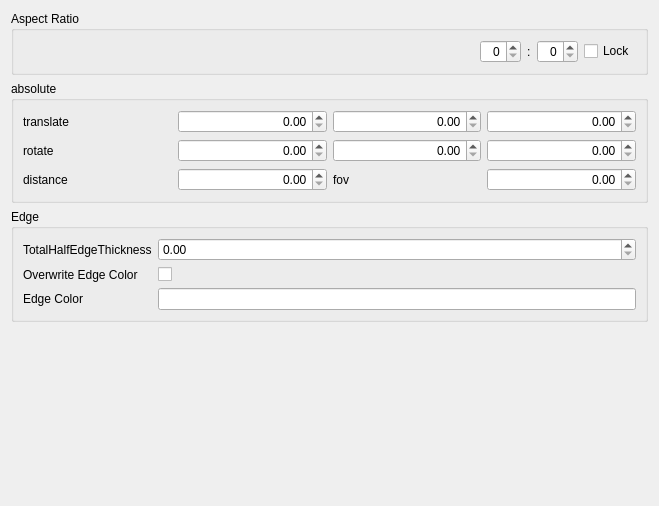
<?xml version="1.0" encoding="UTF-8"?>
<ui version="4.0">
 <class>ViewportControlWidget</class>
 <widget class="QWidget" name="ViewportControlWidget">
  <property name="geometry">
   <rect>
    <x>0</x>
    <y>0</y>
    <width>659</width>
    <height>506</height>
   </rect>
  </property>
  <property name="sizePolicy">
   <sizepolicy hsizetype="Expanding" vsizetype="Expanding">
    <horstretch>0</horstretch>
    <verstretch>0</verstretch>
   </sizepolicy>
  </property>
  <property name="windowTitle">
   <string>ViewportControlWidget</string>
  </property>
  <layout class="QGridLayout" name="gridLayout">
   <item row="2" column="1">
    <widget class="QGroupBox" name="groupBoxAbsoluteCamera">
     <property name="title">
      <string>absolute</string>
     </property>
     <layout class="QGridLayout" name="gridLayout_3">
      <item row="0" column="2">
       <widget class="QDoubleSpinBox" name="doubleSpinBox_ty">
        <property name="alignment">
         <set>Qt::AlignRight|Qt::AlignTrailing|Qt::AlignVCenter</set>
        </property>
       </widget>
      </item>
      <item row="3" column="0">
       <widget class="QLabel" name="label_6">
        <property name="text">
         <string>distance</string>
        </property>
       </widget>
      </item>
      <item row="0" column="3">
       <widget class="QDoubleSpinBox" name="doubleSpinBox_tz">
        <property name="alignment">
         <set>Qt::AlignRight|Qt::AlignTrailing|Qt::AlignVCenter</set>
        </property>
       </widget>
      </item>
      <item row="0" column="0">
       <widget class="QLabel" name="label_4">
        <property name="text">
         <string>translate</string>
        </property>
       </widget>
      </item>
      <item row="2" column="0">
       <widget class="QLabel" name="label_5">
        <property name="text">
         <string>rotate</string>
        </property>
       </widget>
      </item>
      <item row="0" column="1">
       <widget class="QDoubleSpinBox" name="doubleSpinBox_tx">
        <property name="alignment">
         <set>Qt::AlignRight|Qt::AlignTrailing|Qt::AlignVCenter</set>
        </property>
       </widget>
      </item>
      <item row="2" column="1">
       <widget class="QDoubleSpinBox" name="doubleSpinBox_rx">
        <property name="alignment">
         <set>Qt::AlignRight|Qt::AlignTrailing|Qt::AlignVCenter</set>
        </property>
       </widget>
      </item>
      <item row="2" column="2">
       <widget class="QDoubleSpinBox" name="doubleSpinBox_ry">
        <property name="alignment">
         <set>Qt::AlignRight|Qt::AlignTrailing|Qt::AlignVCenter</set>
        </property>
       </widget>
      </item>
      <item row="2" column="3">
       <widget class="QDoubleSpinBox" name="doubleSpinBox_rz">
        <property name="alignment">
         <set>Qt::AlignRight|Qt::AlignTrailing|Qt::AlignVCenter</set>
        </property>
       </widget>
      </item>
      <item row="3" column="1">
       <widget class="QDoubleSpinBox" name="doubleSpinBox_d">
        <property name="alignment">
         <set>Qt::AlignRight|Qt::AlignTrailing|Qt::AlignVCenter</set>
        </property>
       </widget>
      </item>
      <item row="3" column="2">
       <widget class="QLabel" name="label_7">
        <property name="text">
         <string>fov</string>
        </property>
       </widget>
      </item>
      <item row="3" column="3">
       <widget class="QDoubleSpinBox" name="doubleSpinBox_fov">
        <property name="alignment">
         <set>Qt::AlignRight|Qt::AlignTrailing|Qt::AlignVCenter</set>
        </property>
       </widget>
      </item>
     </layout>
    </widget>
   </item>
   <item row="4" column="1">
    <spacer name="verticalSpacer">
     <property name="orientation">
      <enum>Qt::Vertical</enum>
     </property>
     <property name="sizeHint" stdset="0">
      <size>
       <width>20</width>
       <height>40</height>
      </size>
     </property>
    </spacer>
   </item>
   <item row="0" column="1">
    <widget class="QGroupBox" name="GroupBoxSize">
     <property name="title">
      <string>Aspect Ratio</string>
     </property>
     <layout class="QGridLayout" name="gridLayout_2">
      <item row="4" column="3">
       <widget class="QLabel" name="label_8">
        <property name="text">
         <string>:</string>
        </property>
       </widget>
      </item>
      <item row="4" column="2">
       <widget class="QSpinBox" name="spinBoxWidth">
        <property name="alignment">
         <set>Qt::AlignRight|Qt::AlignTrailing|Qt::AlignVCenter</set>
        </property>
       </widget>
      </item>
      <item row="4" column="0">
       <spacer name="horizontalSpacer">
        <property name="orientation">
         <enum>Qt::Horizontal</enum>
        </property>
        <property name="sizeHint" stdset="0">
         <size>
          <width>40</width>
          <height>20</height>
         </size>
        </property>
       </spacer>
      </item>
      <item row="4" column="4">
       <widget class="QSpinBox" name="spinBoxHeight">
        <property name="alignment">
         <set>Qt::AlignRight|Qt::AlignTrailing|Qt::AlignVCenter</set>
        </property>
       </widget>
      </item>
      <item row="4" column="5">
       <widget class="QCheckBox" name="checkBoxAspecRatioLock">
        <property name="text">
         <string>Lock</string>
        </property>
       </widget>
      </item>
     </layout>
    </widget>
   </item>
   <item row="3" column="1">
    <widget class="QGroupBox" name="groupBoxEdge">
     <property name="title">
      <string>Edge</string>
     </property>
     <layout class="QFormLayout" name="formLayout">
      <item row="1" column="0">
       <widget class="QLabel" name="label_edge">
        <property name="text">
         <string>TotalHalfEdgeThickness</string>
        </property>
       </widget>
      </item>
      <item row="1" column="1">
       <widget class="QDoubleSpinBox" name="doubleSpinBox_edge"/>
      </item>
      <item row="3" column="0">
       <widget class="QLabel" name="label_edge_2">
        <property name="text">
         <string>Overwrite Edge Color</string>
        </property>
       </widget>
      </item>
      <item row="3" column="1">
       <widget class="QCheckBox" name="checkBoxOverwriteEdgeColor">
        <property name="text">
         <string/>
        </property>
       </widget>
      </item>
      <item row="4" column="0">
       <widget class="QLabel" name="label">
        <property name="text">
         <string>Edge Color</string>
        </property>
       </widget>
      </item>
      <item row="4" column="1">
       <widget class="QLineEdit" name="lineEditEdgeColor"/>
      </item>
     </layout>
    </widget>
   </item>
  </layout>
  <action name="actionRowSelected">
   <property name="text">
    <string>RowSelected</string>
   </property>
   <property name="shortcut">
    <string>Return</string>
   </property>
  </action>
 </widget>
 <tabstops>
  <tabstop>spinBoxWidth</tabstop>
  <tabstop>spinBoxHeight</tabstop>
  <tabstop>checkBoxAspecRatioLock</tabstop>
  <tabstop>doubleSpinBox_tx</tabstop>
  <tabstop>doubleSpinBox_ty</tabstop>
  <tabstop>doubleSpinBox_tz</tabstop>
  <tabstop>doubleSpinBox_rx</tabstop>
  <tabstop>doubleSpinBox_ry</tabstop>
  <tabstop>doubleSpinBox_rz</tabstop>
  <tabstop>doubleSpinBox_d</tabstop>
  <tabstop>doubleSpinBox_fov</tabstop>
 </tabstops>
 <resources/>
 <connections/>
</ui>
